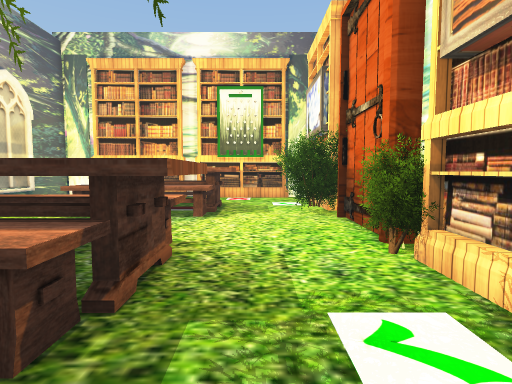
[1] (above)

15 first-person views from a walk through a 3-D level made in the Unity game engine. The camera is 1.2 m above the floor, tilts 4° down and sees 80° across. The floor is counted in squares, 1 m on a side. Each view is taken from the middle of a square. On the plan, view 1 faces up. The plan holds only what a view shows up to about 13 squares ahead; the rest is blank. The place goes on beyond the plan. Some animated figures are not drawn. Some surface patterns are stand-ins.

[2]
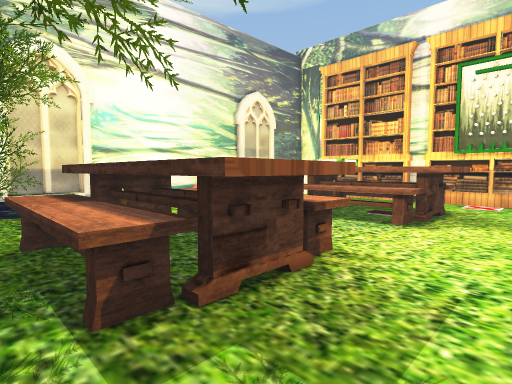

[3]
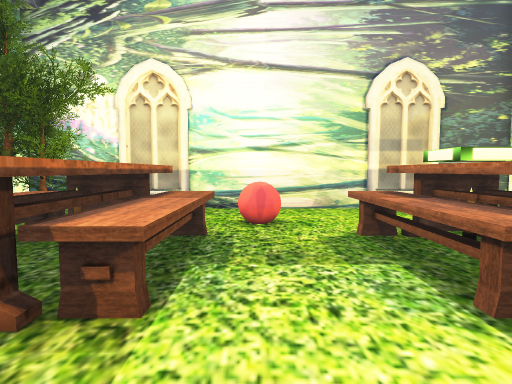

[4]
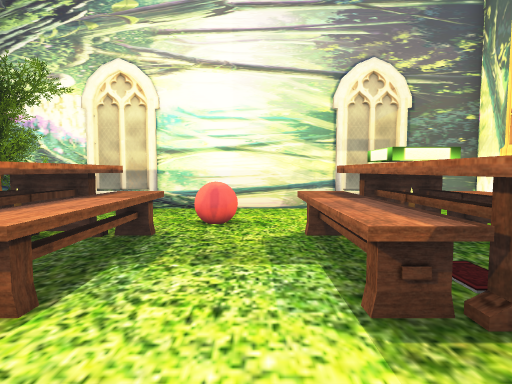

[5]
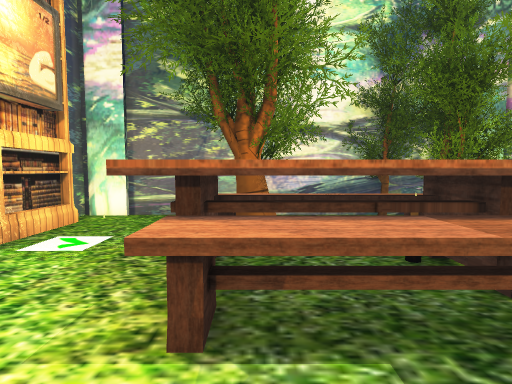

[6]
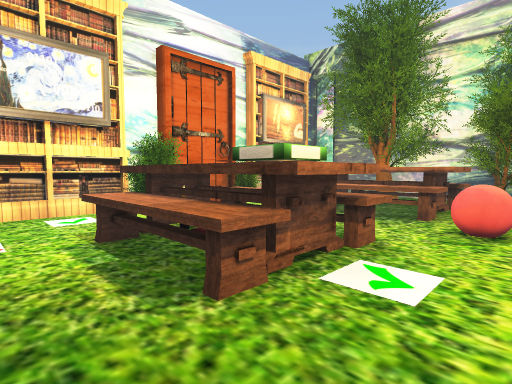

[7]
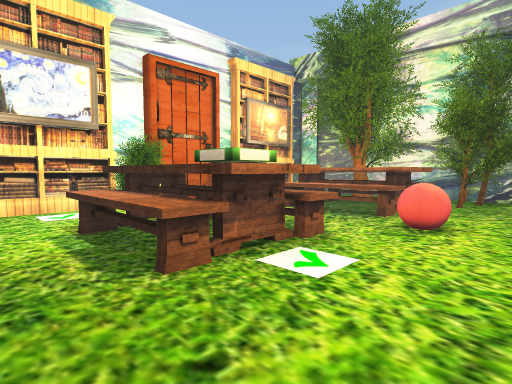

[8]
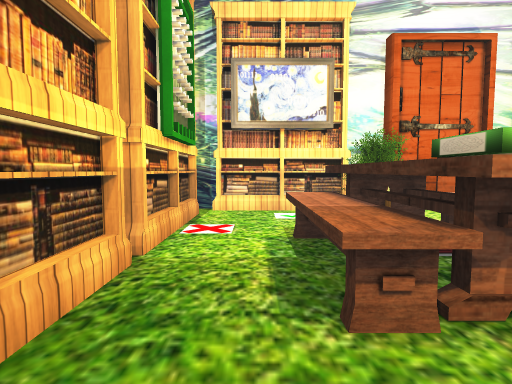

[9]
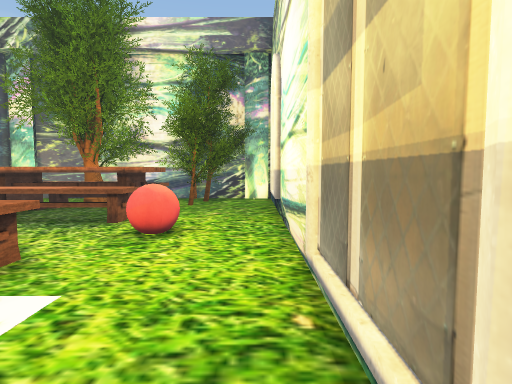

[10]
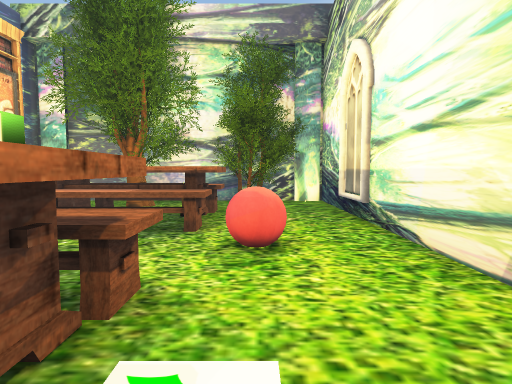

[11]
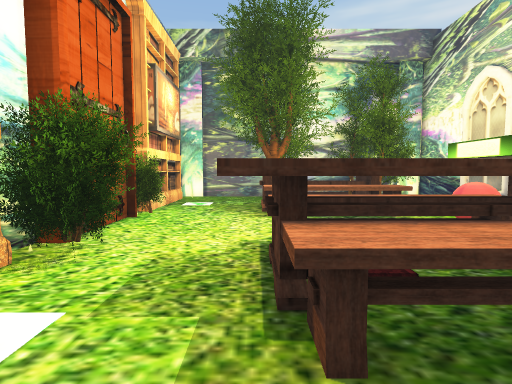

[12]
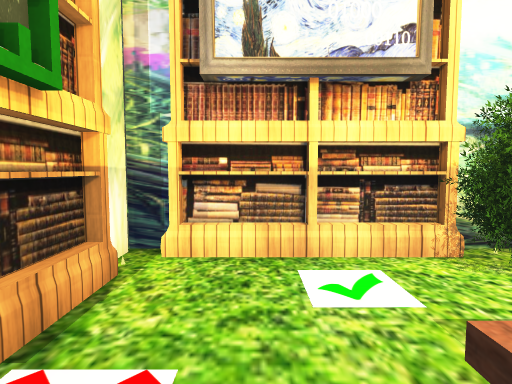

[13]
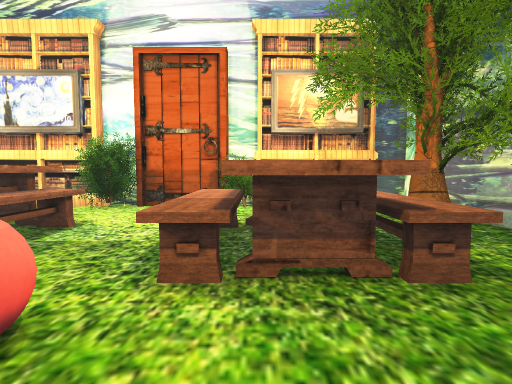

[14]
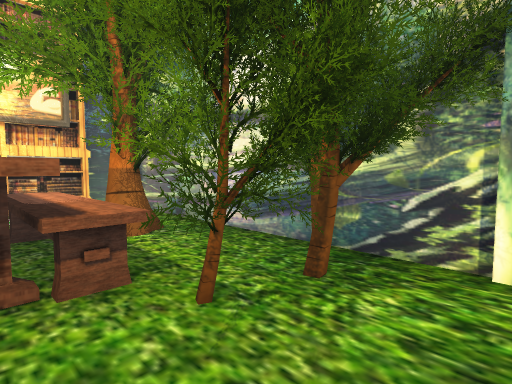

[15]
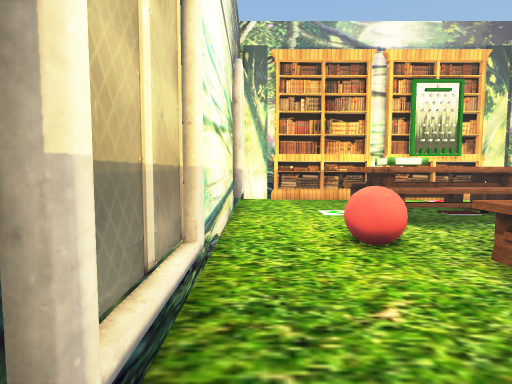

### Floor plan
Points are (right, up) in squares from view 1. A wall is a line through its corners. A room is listed if a view was taken in it or the views show most of it. See-through windows are left out.
Room 1 (views 1, 2, 3, 4, 5, 6, 7, 8, 9, 10, 11, 12, 13, 14, 15)
walls: (-3.5, 9) (-4.5, 9) (-4.5, 10) (-3.5, 10) (-3.5, 9); (2.3, 5.4) (2.3, 7.6); (-2.6, 13.9) (-3.4, 13.9); (-8.5, 11.5) (-8.5, 9.6); (-7.5, 13.9) (-8.6, 13.9) (-8.6, -1.3) (-6.9, -1.3); (-4.6, -1.3) (2.6, -1.3); (2.6, 13.4) (2.6, 13.9) (1.5, 13.9)
low walls: (-8.5, 3.9) (-8.5, 1.8)
objects: other object (-7, -1) to (-5, 2); other object (-7, 14) to (-4, 14); other object (-6, 6); other object (-5, 2) to (-1, 2); other object (-5, 3) to (-1, 3); other object (-5, 4) to (-1, 5); other object (-5, 8) to (-1, 9); other object (-5, 10); other object (-5, 11) to (-1, 11); other object (-3, 0) to (-1, 1); other object (-3, 10) to (-1, 10); other object (-2, 14) to (1, 14); other object (1, 8) to (3, 10); other object (2, 0) to (3, 3); other object (2, 4) to (3, 5); other object (2, 11) to (3, 13)

Positions as (right, up) in squares from view 1, and headings:
1: (0, 0), facing up
2: (1, 1), facing up-left
3: (1, 6), facing left
4: (1, 7), facing left
5: (-2, 7), facing down
6: (-7, 13), facing down-right
7: (-8, 13), facing down-right
8: (-7, 12), facing right
9: (-8, 12), facing down
10: (-6, 11), facing down
11: (-1, 13), facing down
12: (-2, 12), facing right
13: (-8, 4), facing right
14: (-8, 3), facing down-right
15: (-8, 1), facing up
